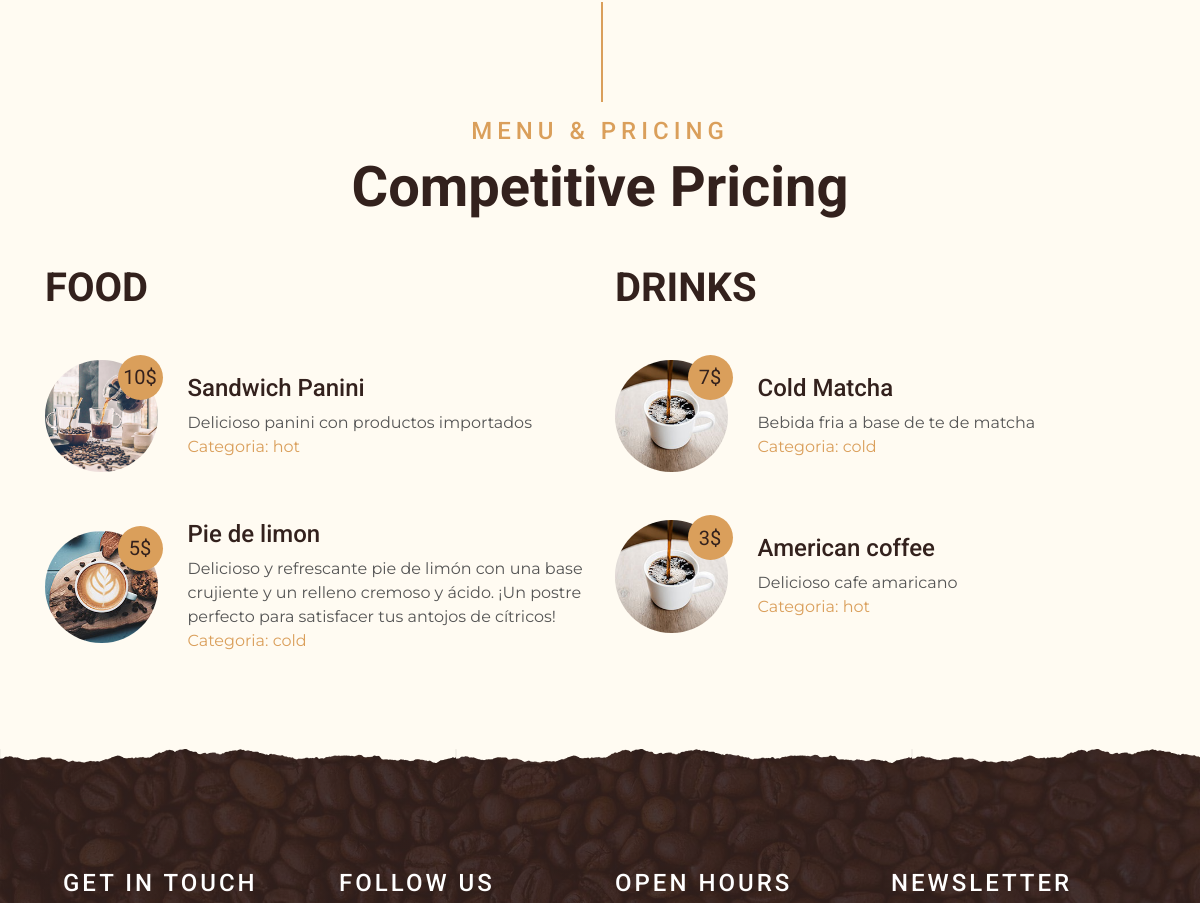
/menu/ (middle part), run on an earlier commit of the app's database.
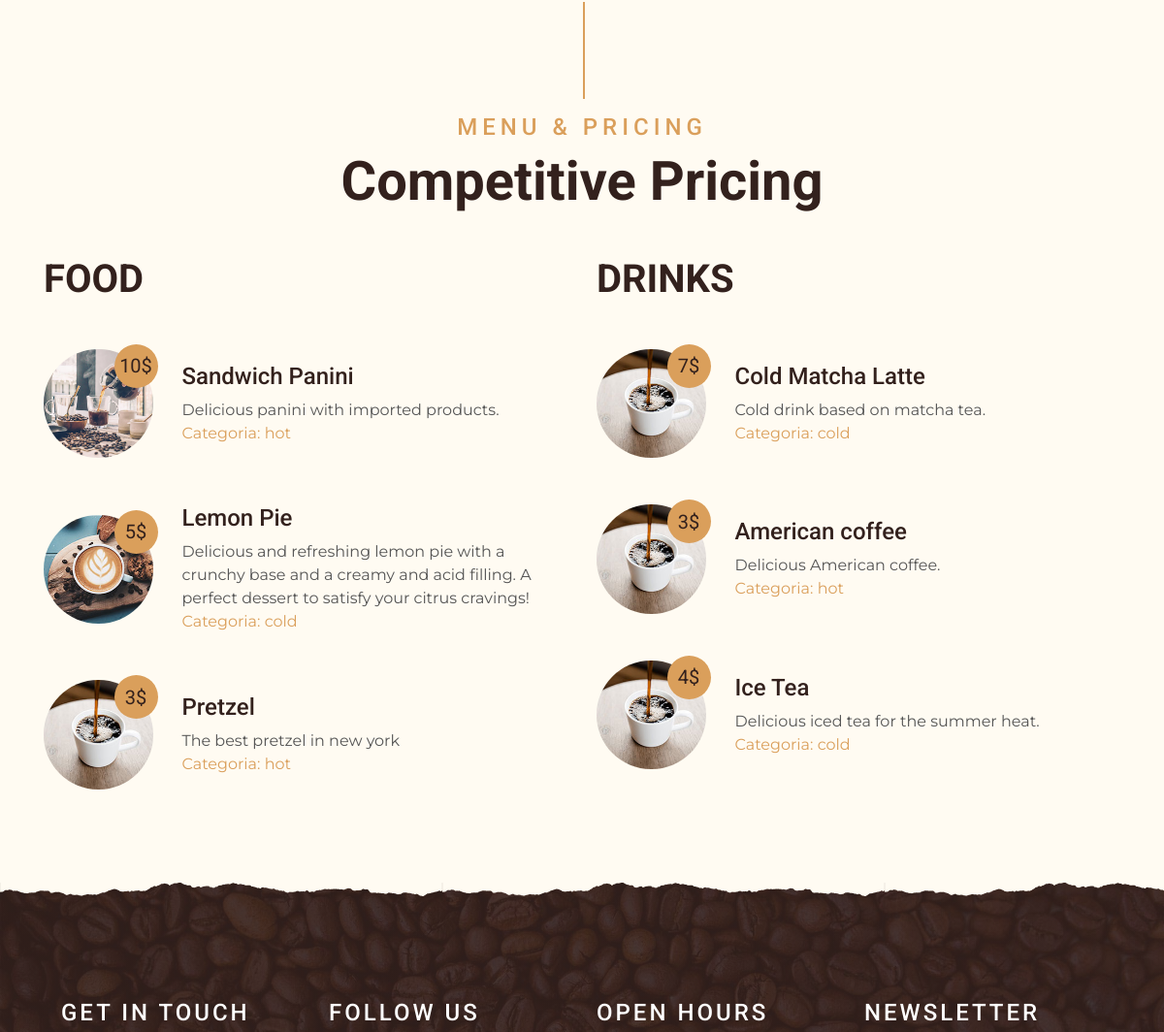
And on a later commit of the database.
### menu/models.py (models this page shows, shortened)
class Menu(models.Model):
    TYPE_FOOD=[
      ('food', 'Food'),     # El primer valor ('foos') es el valor almacenado en la base de datos,
        ('drinks', 'Drinks'),]
    price=models.CharField(max_length=6,verbose_name="Precio")
    name=models.CharField(max_length=50, verbose_name="Nombre")
    description=models.CharField(max_length=200,verbose_name="Descripcion")
    image=models.ImageField(verbose_name="Image",upload_to="menu")
    type=models.CharField(max_length=6,choices=TYPE_FOOD,default='food')
    categories=models.ManyToManyField(Category, verbose_name=("Categorias"))
    created=models.DateTimeField(auto_now_add=True, verbose_name="Fecha de creacion")
    updated=models.DateTimeField(auto_now=True, verbose_name="Fecha de modificacion")
    class Meta:
        verbose_name="Entrada"
        verbose_name_plural="Entradas"
        ordering=["created"]

class Category(models.Model):
    name= models.CharField(max_length=50, verbose_name="Nombre")
    created=models.DateTimeField(auto_now_add=True, verbose_name="Fecha de creacion")
    updated=models.DateTimeField(auto_now=True, verbose_name="Fecha de modificacion")
    class Meta:
        verbose_name="Categoria"
        verbose_name_plural="Categorias"
        ordering=["name"]

### menu/views.py (the view)
# urls.py: path('menu/',include('menu.urls')),
def menu(request):
    menus=Menu.objects.all()
    return render(request,"menu/menu.html",{'listMenus':menus})

### menu/templates/menu/menu.html (shortened to what this page needs)
{% extends 'core/base.html' %}
{% block content %}
{% load static %}
    <div class="container-fluid pt-5">
        <div class="container">
            <div class="section-title">
                <h4 class="text-primary text-uppercase" style="letter-spacing: 5px;">Menu & Pricing</h4>
                <h1 class="display-4">Competitive Pricing</h1>
            </div>
            <div class="row">
                <div class="col-lg-6">
                    <h1 class="mb-5">FOOD</h1>
                    {% for menu in listMenus %}
                    {% if menu.type == 'food' %}
                    <div class="row align-items-center mb-5">
                            <div class="col-4 col-sm-3">
                                <img class="w-100 rounded-circle mb-3 mb-sm-0" src="{{menu.image.url}}" alt="">
                                <h5 class="menu-price">{{menu.price}}$</h5>
                            </div>
                            <div class="col-8 col-sm-9">
                                <h4>{{menu.name}}</h4>
                                <p class="m-0">{{menu.description}}</p>
                                {% for category in menu.categories.all %}
                                <a href="{% url 'category' category.id %}" class="link"> Categoria: {{category.name}}</a>
                               {% endfor %}
                            </div>
                    </div>
                    {% endif %}
                    {% endfor %}
                </div>
                <div class="col-lg-6">
                    <h1 class="mb-5">DRINKS</h1>
                    {% for menu in listMenus %}
                    {% if menu.type == 'drinks' %}
                        <div class="row align-items-center mb-5">
                            <div class="col-4 col-sm-3">
                                <img class="w-100 rounded-circle mb-3 mb-sm-0" src="{%static 'core/img/menu-1.jpg'%}" alt="">
                                <h5 class="menu-price">{{menu.price}}$</h5>
                            </div>
                            <div class="col-8 col-sm-9">
                                <h4>{{menu.name}}</h4>
                                <p class="m-0">{{menu.description}}</p>
                                {% for category in menu.categories.all %}
                                <a href="{% url 'category' category.id %}" class="link"> Categoria: {{category.name}}</a>
                               {% endfor %}
                            </div>
                         </div>
                    {% endif %}
                    {% endfor %}
                </div>
            </div>
        </div>
    </div>
{% endblock  %}

### core/templates/core/base.html (shortened to what this page needs)
<!DOCTYPE html>
<html lang="en">
<head>
    {% load static %}
    <link href="https://cdnjs.cloudflare.com/ajax/libs/font-awesome/5.10.0/css/all.min.css" rel="stylesheet">
    <link href="{% static 'core/lib/owlcarousel/assets/owl.carousel.min.css'%}" rel="stylesheet">
    <link href="{% static 'core/lib/tempusdominus/css/tempusdominus-bootstrap-4.min.css'%}" rel="stylesheet" />
    <link href="{% static 'core/css/style.min.css'%}" rel="stylesheet">
    <link href="{% static 'core/css/style.css'%}" rel="stylesheet">
</head>
<body>
    {% block  content%}{% endblock  %}
    <div class="container-fluid footer text-white mt-5 pt-5 px-0 position-relative overlay-top">
        <div class="row mx-0 pt-5 px-sm-3 px-lg-5 mt-4">
            <div class="col-lg-3 col-md-6 mb-5">
                <h4 class="text-white text-uppercase mb-4" style="letter-spacing: 3px;">Get In Touch</h4>
            </div>
            <div class="col-lg-3 col-md-6 mb-5">
                <h4 class="text-white text-uppercase mb-4" style="letter-spacing: 3px;">Follow Us</h4>
            </div>
            <div class="col-lg-3 col-md-6 mb-5">
                <h4 class="text-white text-uppercase mb-4" style="letter-spacing: 3px;">Open Hours</h4>
            </div>
            <div class="col-lg-3 col-md-6 mb-5">
                <h4 class="text-white text-uppercase mb-4" style="letter-spacing: 3px;">Newsletter</h4>
            </div>
        </div>
    </div>
    <link rel="stylesheet" href="https://cdn.jsdelivr.net/npm/bootstrap-icons@1.10.5/font/bootstrap-icons.css">
</body>
</html>

What changed in the data, as far as the page shows it:
changed Menu "Sandwich Panini": description "Delicioso panini con productos importados" → "Delicious panini with imported products."
changed Menu: name "Pie de limon" → "Lemon Pie"; description "Delicioso y refrescante pie de limón con una base crujiente y un relleno cremoso y ácido. ¡Un postre perfecto para satisfacer tus antojos de cítricos!" → "Delicious and refreshing lemon pie with a crunchy base and a creamy and acid filling. A perfect dessert to satisfy your citrus cravings!"
added Menu: image (picture), price "3", name "Pretzel", description "The best pretzel in new york", Category (name "hot"), shown under "FOOD"
changed Menu: name "Cold Matcha" → "Cold Matcha Latte"; description "Bebida fria a base de te de matcha" → "Cold drink based on matcha tea."
changed Menu "American coffee": description "Delicioso cafe amaricano" → "Delicious American coffee."
added Menu: price "4", name "Ice Tea", description "Delicious iced tea for the summer heat.", Category (name "cold"), shown under "DRINKS"
